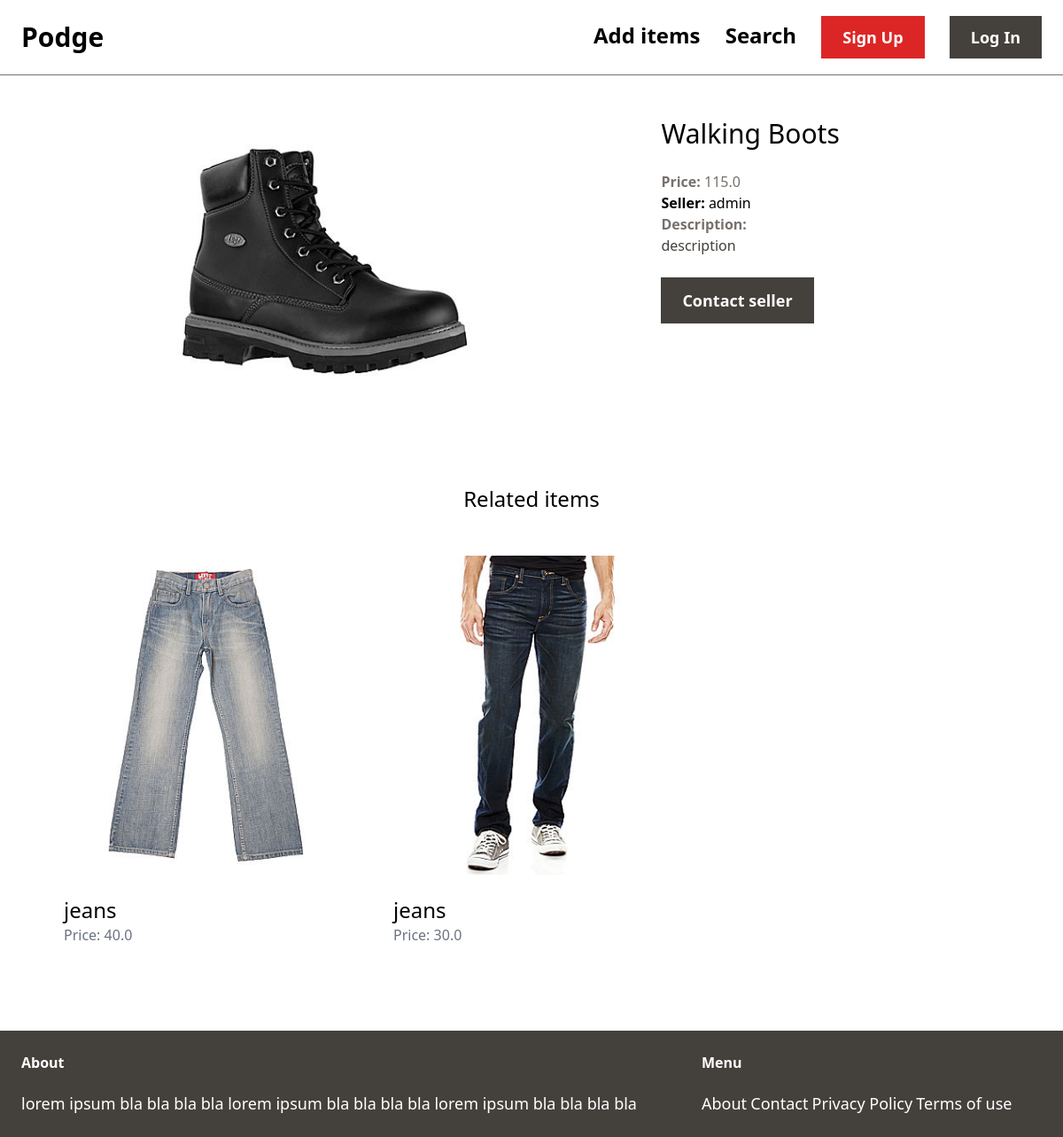
Screenshot of /items/2/ with the database file from the repository.
### item/models.py (models this page shows, shortened)
class Item(models.Model):
    category = models.ForeignKey(Category, related_name='items', on_delete=models.CASCADE)
    name = models.CharField(max_length=255)
    description = models.TextField(blank=True, null=True)
    price = models.FloatField()
    image = models.ImageField(upload_to='item_images', blank=True, null=True)
    is_sold = models.BooleanField(default=False)
    created_by = models.ForeignKey(User, related_name='items', on_delete=models.CASCADE)
    created_at = models.DateTimeField(auto_now_add=True)

### item/views.py (the view)
# urls.py: path('<int:pk>/', views.detail, name='detail'),
def detail(request, pk):
    item = get_object_or_404(Item, pk=pk)
    related_items = Item.objects.filter(category=item.category, is_sold=False).exclude(pk=pk)[0:3]
    return render(request, 'item/detail.html', {
        'item': item,
        'related_items': related_items,
    })

### item/templates/item/detail.html (shortened to what this page needs)
{% extends 'home/base.html' %}
{% block content %}
<div class="grid grid-cols-5 gap-3">
    <div class="col-span-3">
        <img src="{{ item.image.url }}" class="px-40">
    </div>
    <div class="col-span-2 p-6">
        <h1 class="mb-6 text-3xl">{{ item.name }}</h1>
        <p class="text-stone-500"><strong>Price: </strong>{{ item.price }}</p>
        <p class="text=stoney-500"><strong>Seller: </strong>{{ item.created_by.username }}</p>
        {% if item.description %}
            <p class="text-stone-700">
                <strong class="text-stone-500">Description:</strong><br>
                {{ item.description }}
            </p>
        {% endif %}
        {% if request.user == item.created_by %}
        <div class="mt-6 p-6 bg-white rounded=xl">
            <p>This is your item</p>
            <a href="{% url 'item:edit' item.id %}" class="inline-block mt-6 px-4 py-2 text-lg font-semibold bg-stone-700 text-white ">Edit</a>
            <a href="{% url 'item:delete' item.id%}" class="inline-block mt-6 px-4 py-2 text-lg font-semibold bg-red-600 text-white ">Delete</a>
        </div>
        {% else %}
            <a href="{% url 'conversation:new' item.id %}" class="inline-block mt-6 px-6 py-3 text-lg font-semibold bg-stone-700 text-white hover:bg-stone-500">Contact seller</a>
        {% endif %}
        </div>
</div>
<div class="mt-6 px-6 py-12">
    <h2 class="mb-12 text-2xl text-center">Related items</h2>
    <div class="grid grid-cols-3 gap-3">
        {% for item in related_items %}
            <div>
                <a href="{% url 'item:detail' item.id %}">
                    <div>
                        <img src="{{ item.image.url }}" class="">
                    </div>
                    <div class="p-6 bg-white rounded-b-xl">
                        <h2 class="text-2xl">{{ item.name }}</h2>
                        <p class="text-gray-500">Price: {{ item.price }}</p>
                    </div>
                </a>
            </div>
        {% endfor %}
    </div>
</div>
{% endblock %}

### rows the page displays
Item: image (picture), name "Walking Boots", price "115.0", created_by.username "admin", description "description"
Item: image (picture), name "jeans", price "40.0"
Item: image (picture), name "jeans", price "30.0"
